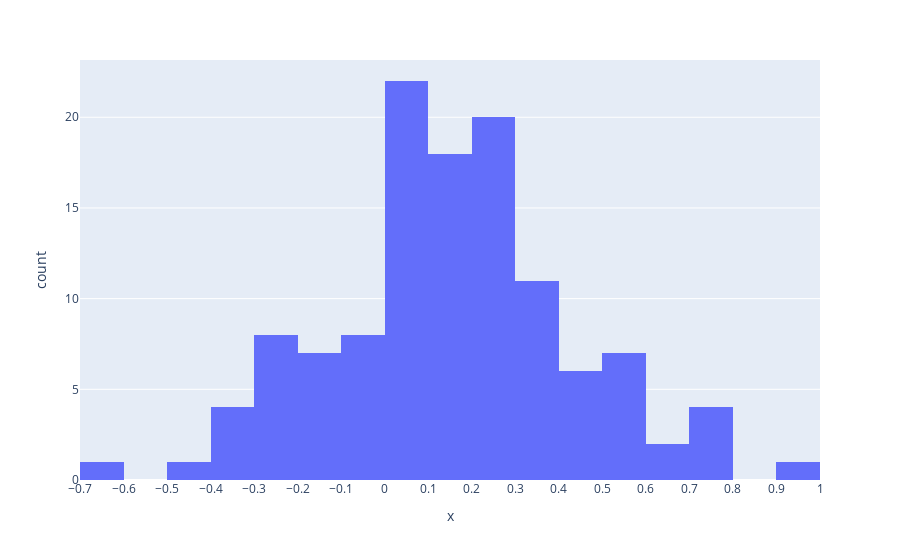

This figure's notebook cell:
### Code cell
fig = px.histogram(df, x=real_distribution, nbins=30)
fig.update_layout(
    xaxis = dict(
        tickmode = 'linear',
        tick0 = 0,
        dtick = 0.1
    ),
)
